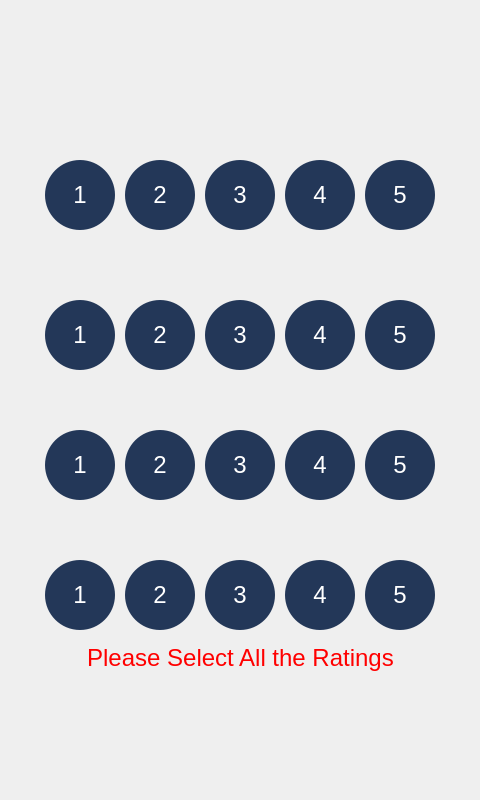
<?xml version="1.0" encoding="UTF-8"?>
<ui version="4.0">
 <class>Dialog</class>
 <widget class="QDialog" name="Dialog">
  <property name="geometry">
   <rect>
    <x>0</x>
    <y>0</y>
    <width>480</width>
    <height>800</height>
   </rect>
  </property>
  <property name="windowTitle">
   <string>Dialog</string>
  </property>
  <widget class="QLabel" name="label_2">
   <property name="geometry">
    <rect>
     <x>0</x>
     <y>0</y>
     <width>480</width>
     <height>800</height>
    </rect>
   </property>
   <property name="autoFillBackground">
    <bool>true</bool>
   </property>
   <property name="styleSheet">
    <string notr="true"/>
   </property>
   <property name="text">
    <string/>
   </property>
   <property name="pixmap">
    <pixmap>../assets/WaiterLITE-UI-19.png</pixmap>
   </property>
   <property name="scaledContents">
    <bool>true</bool>
   </property>
  </widget>
  <widget class="QPushButton" name="goToNextButton">
   <property name="geometry">
    <rect>
     <x>10</x>
     <y>650</y>
     <width>461</width>
     <height>141</height>
    </rect>
   </property>
   <property name="styleSheet">
    <string notr="true">background-color: transparent; border: 0px;</string>
   </property>
   <property name="text">
    <string/>
   </property>
  </widget>
  <widget class="QPushButton" name="backButton">
   <property name="geometry">
    <rect>
     <x>0</x>
     <y>0</y>
     <width>171</width>
     <height>121</height>
    </rect>
   </property>
   <property name="styleSheet">
    <string notr="true">background-color: transparent; border: 0px;</string>
   </property>
   <property name="text">
    <string/>
   </property>
  </widget>
  <widget class="QPushButton" name="food1">
   <property name="geometry">
    <rect>
     <x>45</x>
     <y>160</y>
     <width>70</width>
     <height>70</height>
    </rect>
   </property>
   <property name="styleSheet">
    <string notr="true">background-color: #233758;border-color: #4A5C75;
border-width: 2px;
border-radius: 35px;
padding: 4px;
color: white;
font-size: 24px;</string>
   </property>
   <property name="text">
    <string>1</string>
   </property>
  </widget>
  <widget class="QPushButton" name="food2">
   <property name="geometry">
    <rect>
     <x>125</x>
     <y>160</y>
     <width>70</width>
     <height>70</height>
    </rect>
   </property>
   <property name="styleSheet">
    <string notr="true">background-color: #233758;border-color: #4A5C75;
border-width: 2px;
border-radius: 35px;
padding: 4px;
color: white;
font-size: 24px;</string>
   </property>
   <property name="text">
    <string>2</string>
   </property>
  </widget>
  <widget class="QPushButton" name="food3">
   <property name="geometry">
    <rect>
     <x>205</x>
     <y>160</y>
     <width>70</width>
     <height>70</height>
    </rect>
   </property>
   <property name="styleSheet">
    <string notr="true">background-color: #233758;border-color: #4A5C75;
border-width: 2px;
border-radius: 35px;
padding: 4px;
color: white;
font-size: 24px;</string>
   </property>
   <property name="text">
    <string>3</string>
   </property>
  </widget>
  <widget class="QPushButton" name="food4">
   <property name="geometry">
    <rect>
     <x>285</x>
     <y>160</y>
     <width>70</width>
     <height>70</height>
    </rect>
   </property>
   <property name="styleSheet">
    <string notr="true">background-color: #233758;border-color: #4A5C75;
border-width: 2px;
border-radius: 35px;
padding: 4px;
color: white;
font-size: 24px;</string>
   </property>
   <property name="text">
    <string>4</string>
   </property>
  </widget>
  <widget class="QPushButton" name="food5">
   <property name="geometry">
    <rect>
     <x>365</x>
     <y>160</y>
     <width>70</width>
     <height>70</height>
    </rect>
   </property>
   <property name="styleSheet">
    <string notr="true">background-color: #233758;border-color: #4A5C75;
border-width: 2px;
border-radius: 35px;
padding: 4px;
color: white;
font-size: 24px;</string>
   </property>
   <property name="text">
    <string>5</string>
   </property>
  </widget>
  <widget class="QPushButton" name="service1">
   <property name="geometry">
    <rect>
     <x>45</x>
     <y>300</y>
     <width>70</width>
     <height>70</height>
    </rect>
   </property>
   <property name="styleSheet">
    <string notr="true">background-color: #233758;border-color: #4A5C75;
border-width: 2px;
border-radius: 35px;
padding: 4px;
color: white;
font-size: 24px;</string>
   </property>
   <property name="text">
    <string>1</string>
   </property>
  </widget>
  <widget class="QPushButton" name="service2">
   <property name="geometry">
    <rect>
     <x>125</x>
     <y>300</y>
     <width>70</width>
     <height>70</height>
    </rect>
   </property>
   <property name="styleSheet">
    <string notr="true">background-color: #233758;border-color: #4A5C75;
border-width: 2px;
border-radius: 35px;
padding: 4px;
color: white;
font-size: 24px;</string>
   </property>
   <property name="text">
    <string>2</string>
   </property>
  </widget>
  <widget class="QPushButton" name="service3">
   <property name="geometry">
    <rect>
     <x>205</x>
     <y>300</y>
     <width>70</width>
     <height>70</height>
    </rect>
   </property>
   <property name="styleSheet">
    <string notr="true">background-color: #233758;border-color: #4A5C75;
border-width: 2px;
border-radius: 35px;
padding: 4px;
color: white;
font-size: 24px;</string>
   </property>
   <property name="text">
    <string>3</string>
   </property>
  </widget>
  <widget class="QPushButton" name="service4">
   <property name="geometry">
    <rect>
     <x>285</x>
     <y>300</y>
     <width>70</width>
     <height>70</height>
    </rect>
   </property>
   <property name="styleSheet">
    <string notr="true">background-color: #233758;border-color: #4A5C75;
border-width: 2px;
border-radius: 35px;
padding: 4px;
color: white;
font-size: 24px;</string>
   </property>
   <property name="text">
    <string>4</string>
   </property>
  </widget>
  <widget class="QPushButton" name="service5">
   <property name="geometry">
    <rect>
     <x>365</x>
     <y>300</y>
     <width>70</width>
     <height>70</height>
    </rect>
   </property>
   <property name="styleSheet">
    <string notr="true">background-color: #233758;border-color: #4A5C75;
border-width: 2px;
border-radius: 35px;
padding: 4px;
color: white;
font-size: 24px;</string>
   </property>
   <property name="text">
    <string>5</string>
   </property>
  </widget>
  <widget class="QPushButton" name="ambience1">
   <property name="geometry">
    <rect>
     <x>45</x>
     <y>430</y>
     <width>70</width>
     <height>70</height>
    </rect>
   </property>
   <property name="styleSheet">
    <string notr="true">background-color: #233758;border-color: #4A5C75;

 border-width: 2px;
 border-radius: 35px;

 padding: 4px;
 color: white;
 font-size: 24px;</string>
   </property>
   <property name="text">
    <string>1</string>
   </property>
  </widget>
  <widget class="QPushButton" name="ambience2">
   <property name="geometry">
    <rect>
     <x>125</x>
     <y>430</y>
     <width>70</width>
     <height>70</height>
    </rect>
   </property>
   <property name="styleSheet">
    <string notr="true">background-color: #233758;border-color: #4A5C75;

 border-width: 2px;
 border-radius: 35px;

 padding: 4px;
 color: white;
 font-size: 24px;</string>
   </property>
   <property name="text">
    <string>2</string>
   </property>
  </widget>
  <widget class="QPushButton" name="ambience3">
   <property name="geometry">
    <rect>
     <x>205</x>
     <y>430</y>
     <width>70</width>
     <height>70</height>
    </rect>
   </property>
   <property name="styleSheet">
    <string notr="true">background-color: #233758;border-color: #4A5C75;

 border-width: 2px;
 border-radius: 35px;

 padding: 4px;
 color: white;
 font-size: 24px;</string>
   </property>
   <property name="text">
    <string>3</string>
   </property>
  </widget>
  <widget class="QPushButton" name="ambience4">
   <property name="geometry">
    <rect>
     <x>285</x>
     <y>430</y>
     <width>70</width>
     <height>70</height>
    </rect>
   </property>
   <property name="styleSheet">
    <string notr="true">background-color: #233758;border-color: #4A5C75;

 border-width: 2px;
 border-radius: 35px;

 padding: 4px;
 color: white;
 font-size: 24px;</string>
   </property>
   <property name="text">
    <string>4</string>
   </property>
  </widget>
  <widget class="QPushButton" name="ambience5">
   <property name="geometry">
    <rect>
     <x>365</x>
     <y>430</y>
     <width>70</width>
     <height>70</height>
    </rect>
   </property>
   <property name="styleSheet">
    <string notr="true">background-color: #233758;border-color: #4A5C75;

 border-width: 2px;
 border-radius: 35px;

 padding: 4px;
 color: white;
 font-size: 24px;</string>
   </property>
   <property name="text">
    <string>5</string>
   </property>
  </widget>
  <widget class="QPushButton" name="music1">
   <property name="geometry">
    <rect>
     <x>45</x>
     <y>560</y>
     <width>70</width>
     <height>70</height>
    </rect>
   </property>
   <property name="styleSheet">
    <string notr="true">background-color: #233758;border-color: #4A5C75;

 border-width: 2px;
 border-radius: 35px;
 padding: 4px;
 color: white;
 font-size: 24px;</string>
   </property>
   <property name="text">
    <string>1</string>
   </property>
  </widget>
  <widget class="QPushButton" name="music2">
   <property name="geometry">
    <rect>
     <x>125</x>
     <y>560</y>
     <width>70</width>
     <height>70</height>
    </rect>
   </property>
   <property name="styleSheet">
    <string notr="true">background-color: #233758;border-color: #4A5C75;

 border-width: 2px;
 border-radius: 35px;
 padding: 4px;
 color: white;
 font-size: 24px;</string>
   </property>
   <property name="text">
    <string>2</string>
   </property>
  </widget>
  <widget class="QPushButton" name="music3">
   <property name="geometry">
    <rect>
     <x>205</x>
     <y>560</y>
     <width>70</width>
     <height>70</height>
    </rect>
   </property>
   <property name="styleSheet">
    <string notr="true">background-color: #233758;border-color: #4A5C75;

 border-width: 2px;
 border-radius: 35px;

 padding: 4px;
 color: white;
 font-size: 24px;</string>
   </property>
   <property name="text">
    <string>3</string>
   </property>
  </widget>
  <widget class="QPushButton" name="music4">
   <property name="geometry">
    <rect>
     <x>285</x>
     <y>560</y>
     <width>70</width>
     <height>70</height>
    </rect>
   </property>
   <property name="styleSheet">
    <string notr="true">background-color: #233758;border-color: #4A5C75;

 border-width: 2px;
 border-radius: 35px;

 padding: 4px;
 color: white;
 font-size: 24px;</string>
   </property>
   <property name="text">
    <string>4</string>
   </property>
  </widget>
  <widget class="QPushButton" name="music5">
   <property name="geometry">
    <rect>
     <x>365</x>
     <y>560</y>
     <width>70</width>
     <height>70</height>
    </rect>
   </property>
   <property name="styleSheet">
    <string notr="true">background-color: #233758;border-color: #4A5C75;

 border-width: 2px;
 border-radius: 35px;

 padding: 4px;
 color: white;
 font-size: 24px;</string>
   </property>
   <property name="text">
    <string>5</string>
   </property>
  </widget>
  <widget class="QLabel" name="validationLabel">
   <property name="geometry">
    <rect>
     <x>10</x>
     <y>637</y>
     <width>461</width>
     <height>41</height>
    </rect>
   </property>
   <property name="font">
    <font>
     <pointsize>18</pointsize>
    </font>
   </property>
   <property name="styleSheet">
    <string notr="true">color:red;</string>
   </property>
   <property name="text">
    <string>Please Select All the Ratings</string>
   </property>
   <property name="alignment">
    <set>Qt::AlignCenter</set>
   </property>
  </widget>
 </widget>
 <resources>
  <include location="../WaiterLITE01.qrc"/>
 </resources>
 <connections/>
</ui>
